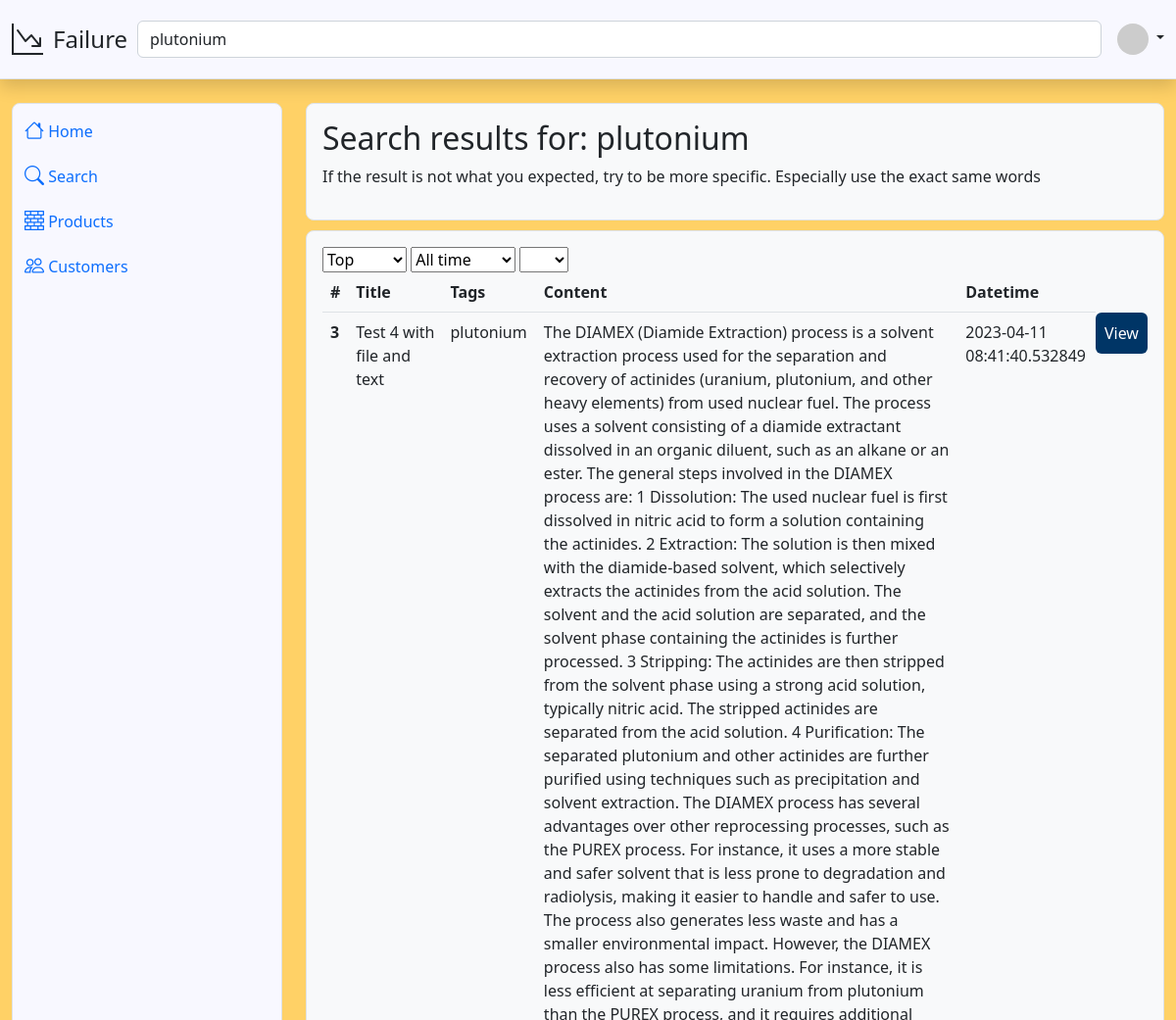
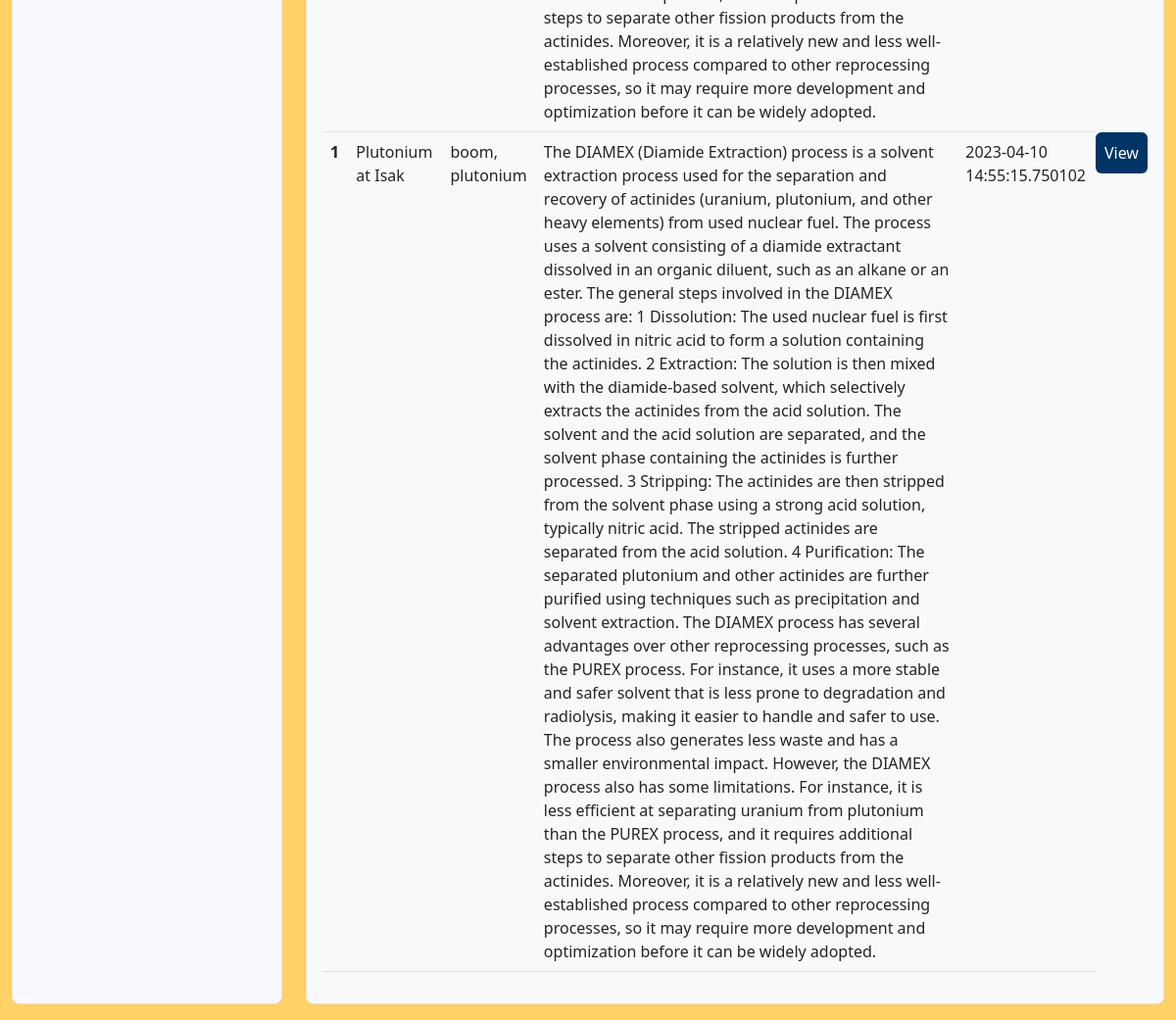
Screenshot of /search?search=plutonium (signed in) with the database file from the repository (2 pictures, top to bottom).
### db_schema.py (models this page shows)
class Post(Base):
    __tablename__ = 'post'
    id = Column(Integer, primary_key=True)
    title = Column(String)
    content = Column(String)
    tags = Column(String)
    datetime = Column(String)
    rating = Column(Integer)
    file_names = Column(String)
    user_id = Column(Integer, ForeignKey('user.id', ondelete='CASCADE'))

### main.py (the view)
@app.route('/search', methods=['GET'])
def search():
    search = request.args.get('search')
    if search is None:
        search = ''
        print("Searched nothing")
    sort = request.args.get('sort')
    if sort is None:
        sort = 'top'
    time = request.args.get('time')
    if time is None:
        time = 'all'
    quantity = request.args.get('quantity')
    if quantity is None:
        quantity = 20
    try:
        quantity = int(quantity)
    except:
        quantity = 20
    db = DatabaseHandler()
    posts = db.search_posts(search, sort, time, quantity)
    db.close()
    print("SEARCH: ", search)
    for post in posts:
        print(post)
    return render_template('search.html', search=search, posts=posts)

### db_handler.py (called while the page is built)
    def close(self):
        self.session.close()

### templates/search.html (shortened to what this page needs)
{% extends 'base.html' %}
{% block content %}
<main class="col overflow-auto h-100" onload="PostsetDropdownValuesFromUrlParams()">
    <div class="bg-light border rounded-3 p-3">
        <h2>Search results for: {{ search }}</h2>
        <p>If the result is not what you expected, try to be more specific. Especially use the exact same words</p>
    </div>
    <div class="bg-light border rounded-3 p-3" style="margin-top: 10px;min-height: 200px;">
        <form method="get">
            <select class="dropdown" id="Search_first-dropdown" onchange="Search_populateSecondDropdown()">
                <option value="top">Top</option>
            </select>
            <select id="Search_second-dropdown" onchange="Search_redirectforsecondDropdown()">
                <option value="all">All time</option>
            </select>
            <select class="dropdown" id="Search_quantity-dropdown" onchange="Set_Search_quantity_limit()">
            </select>
        </form>
        <table class="table">
            <thead>
                <tr>
                <th scope="col">#</th>
                <th scope="col">Title</th>
                <th scope="col">Tags</th>
                <th scope="col">Content</th>
                <th scope="col">Datetime</th>
                </tr>
            </thead>
            <tbody>
                {% for post in posts %}
                <tr>
                    <th scope="row">{{ post.id }}</th>
                    <td>{{ post.title }}</td>
                    <td>{{ post.tags }}</td>
                    <td>{{ post.content }}</td>
                    <td>{{ post.datetime }}</td>
                    <td
                    <button type="button" class="btn" style="background-color: #003566;color: white;" onclick="window.location.href='/post/{{post.id}}'">View</button>
                    </td>
                </tr>
                {% endfor %}
            </tbody>
            </table>
    </div>
</main>
{% endblock %}

### templates/base.html (style rules this page uses)
body { background-color: #FFD166; }

### rows the page displays
Post: tags "plutonium", id "3", title "Test 4 with file and text", content "The DIAMEX (Diamide Extraction) process is a solvent extraction process used for the separation and recovery of actinides (uranium, plutonium, and other heavy elements) from used nuclear fuel. The process uses a solvent consisting of a diamide extractant dissolved in an organic diluent, such as an alkane or an ester. The general steps involved in the DIAMEX process are: 1 Dissolution: The used nuclear fuel is first dissolved in nitric acid to form a solution containing the actinides. 2 Extraction: The solution is then mixed with the diamide-based solvent, which selectively extracts the actinides from the acid solution. The solvent and the acid solution are separated, and the solvent phase…", datetime "2023-04-11 08:41:40.532849"
Post: id "1", title "Plutonium at Isak", tags "boom, plutonium", content "The DIAMEX (Diamide Extraction) process is a solvent extraction process used for the separation and recovery of actinides (uranium, plutonium, and other heavy elements) from used nuclear fuel. The process uses a solvent consisting of a diamide extractant dissolved in an organic diluent, such as an alkane or an ester. The general steps involved in the DIAMEX process are: 1 Dissolution: The used nuclear fuel is first dissolved in nitric acid to form a solution containing the actinides. 2 Extraction: The solution is then mixed with the diamide-based solvent, which selectively extracts the actinides from the acid solution. The solvent and the acid solution are separated, and the solvent phase…", datetime "2023-04-10 14:55:15.750102"
